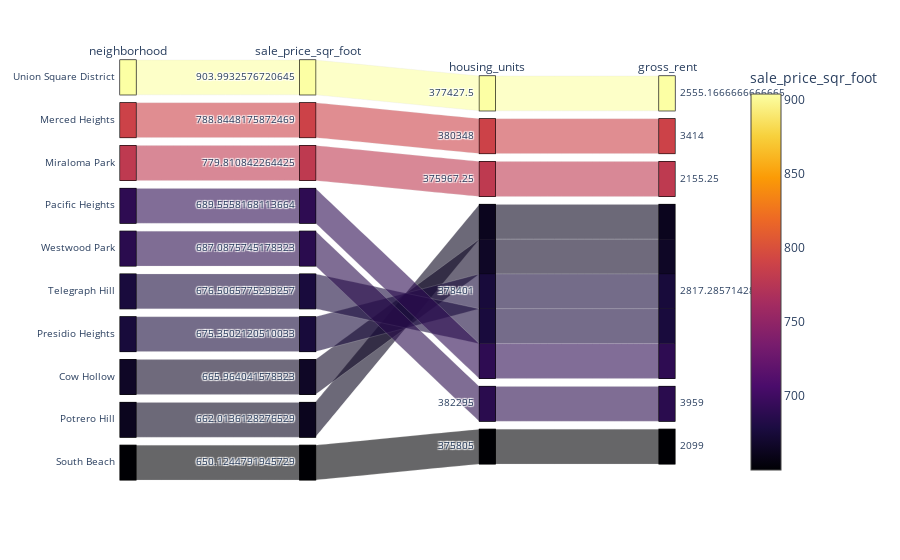

Here is the notebook cell this chart was saved with:
### Code cell
# Parallel Categories Plot
means_by_neighborhood_top_10 = means_by_neighborhood_top_10.reset_index()
px.parallel_categories(means_by_neighborhood_top_10, dimensions = ['neighborhood','sale_price_sqr_foot', 'housing_units', 'gross_rent'], color = 'sale_price_sqr_foot', color_continuous_scale=px.colors.sequential.Inferno)

### Figure 1 — Plotly figure (JSON) as saved in the notebook; plotly's stock layout.template omitted (floating-point values rounded to 4 significant figures)
{"data": [{"dimensions": [{"label": "neighborhood", "values": ["Union Square District", "Merced Heights", "Miraloma Park", "Pacific Heights", "Westwood Park", "Telegraph Hill", "Presidio Heights", "Cow Hollow", "Potrero Hill", "South Beach"]}, {"label": "sale_price_sqr_foot", "values": [904.0, 788.8, 779.8, 689.6, 687.1, 676.5, 675.4, 666.0, 662.0, 650.1]}, {"label": "housing_units", "values": [377400.0, 380348, 376000.0, 378401, 382295, 378401, 378401, 378401, 378401, 375805]}, {"label": "gross_rent", "values": [2555.0, 3414, 2155.0, 2817.0, 3959, 2817.0, 2817.0, 2817.0, 2817.0, 2099]}], "domain": {"x": [0, 0.98], "y": [0, 1]}, "line": {"color": [904.0, 788.8, 779.8, 689.6, 687.1, 676.5, 675.4, 666.0, 662.0, 650.1], "coloraxis": "coloraxis"}, "name": "", "type": "parcats"}], "layout": {"autosize": true, "coloraxis": {"colorbar": {"title": {"text": "sale_price_sqr_foot"}}, "colorscale": [[0, "#000004"], [0.1111, "#1b0c41"], [0.2222, "#4a0c6b"], [0.3333, "#781c6d"], [0.4444, "#a52c60"], [0.5556, "#cf4446"], [0.6667, "#ed6925"], [0.7778, "#fb9b06"], [0.8889, "#f7d13d"], [1, "#fcffa4"]]}, "legend": {"tracegroupgap": 0}, "margin": {"t": 60}}}
